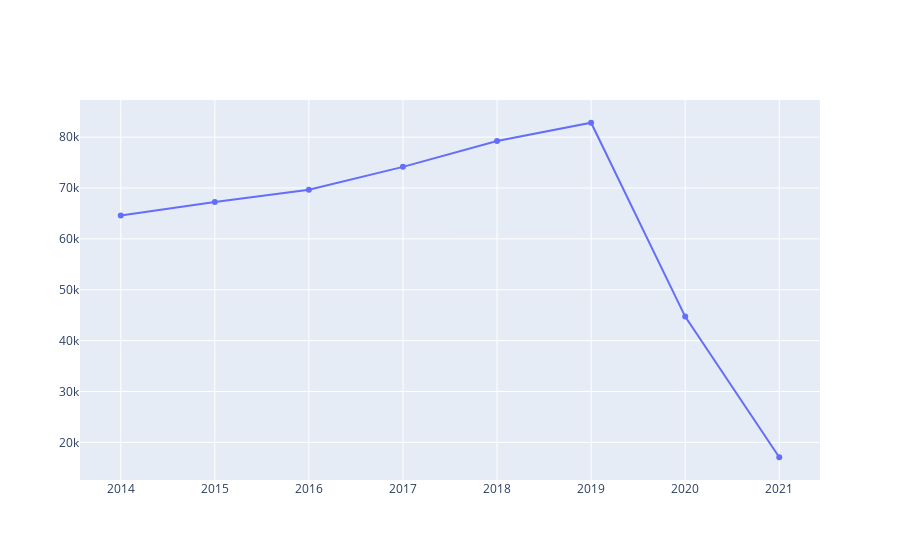

Notebook cell for this chart:
### Code cell
fig1 = go.Scatter(x =years, y = year_count_list, mode ='lines+markers')
iplot([fig1])
pyo.plot([fig1],"chart1.html")

### Figure 1 — Plotly figure (JSON) as saved in the notebook; plotly's stock layout.template omitted (floating-point values rounded to 4 significant figures)
{"data": [{"mode": "lines+markers", "type": "scatter", "x": [2014, 2015, 2016, 2017, 2018, 2019, 2020, 2021], "y": [64578, 67268, 69667, 74155, 79247, 82823, 44720, 17080]}], "layout": {}}
